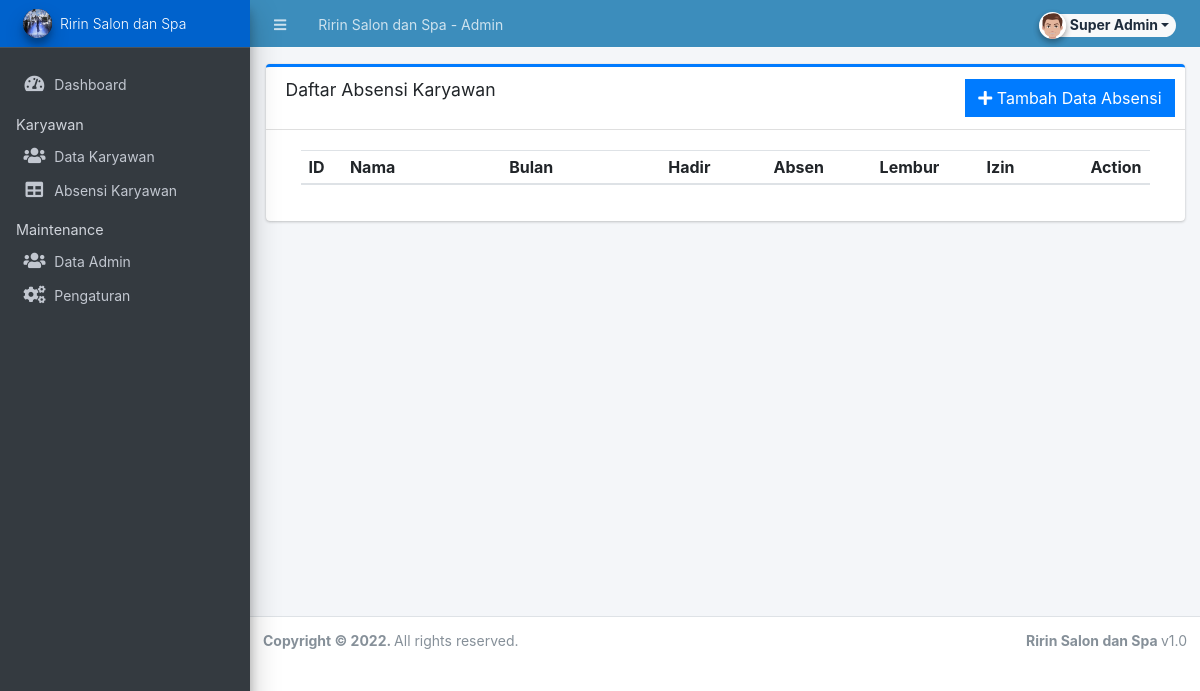
Before: /admin/?page=absensi/absensi (signed in) with the older database file.
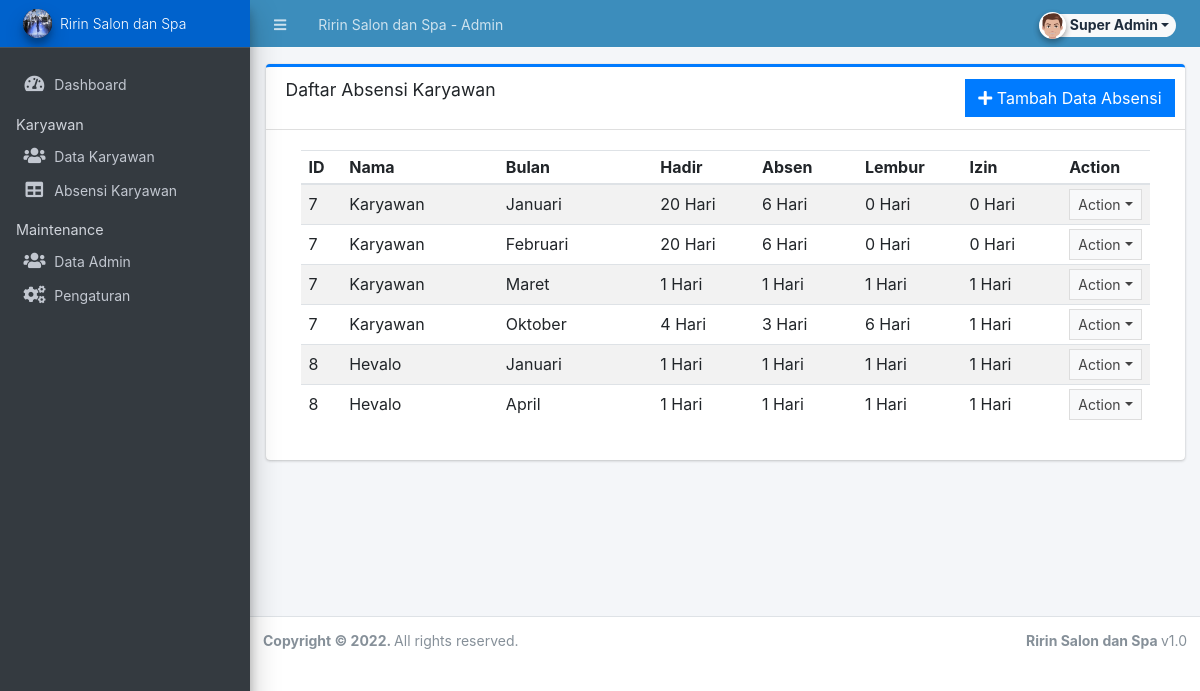
After: the same page with the newer database file.
### tables this page shows
CREATE TABLE `absensi` (
  `id` int(11) NOT NULL AUTO_INCREMENT,
  `id_karyawan` int(11) DEFAULT NULL,
  `bulan` varchar(50) DEFAULT NULL,
  `hadir` int(11) DEFAULT NULL,
  `absen` int(11) DEFAULT NULL,
  `lembur` int(11) DEFAULT NULL,
  `izin` int(11) DEFAULT NULL,
  PRIMARY KEY (`id`),
  KEY `absensi_ibfk_1` (`id_karyawan`),
  CONSTRAINT `absensi_ibfk_1` FOREIGN KEY (`id_karyawan`) REFERENCES `karyawan` (`id`) ON UPDATE CASCADE
);

CREATE TABLE `karyawan` (
  `id` int(11) NOT NULL AUTO_INCREMENT,
  `nama` varchar(50) DEFAULT NULL,
  `alamat` varchar(100) DEFAULT NULL,
  `nohp` varchar(15) DEFAULT NULL,
  `jabatan` int(11) DEFAULT NULL,
  `gajipokok` int(11) DEFAULT NULL,
  `tanggalmasuk` date DEFAULT NULL,
  KEY `id` (`id`)
);

### config.php (called while the page is built, shortened)
<?php
require_once('classes/DBConnection.php');
require_once('classes/SystemSettings.php');
function validate_image($file){
	if(!empty($file)){
        $ex = explode('?',$file);
        $file = $ex[0];
        $param =  isset($ex[1]) ? '?'.$ex[1]  : '';
		if(is_file(base_app.$file)){
			return base_url.$file.$param;
		}else{
			return base_url.'dist/img/no-image-available.png';
		}
	}else{
		return base_url.'dist/img/no-image-available.png';
	}
}
function isMobileDevice(){
    $aMobileUA = array(
        '/iphone/i' => 'iPhone',
        '/ipod/i' => 'iPod',
        '/ipad/i' => 'iPad',
        '/android/i' => 'Android',
        '/blackberry/i' => 'BlackBerry',
        '/webos/i' => 'Mobile'
    );
    return false;
}
?>

### classes/DBConnection.php (called while the page is built, shortened)
<?php
class DBConnection{
    private $host = DB_SERVER;
    private $username = DB_USERNAME;
    private $password = DB_PASSWORD;
    private $database = DB_NAME;
    public $conn;
    public function __construct(){
        if (!isset($this->conn)) {
            $this->conn = new mysqli($this->host, $this->username, $this->password, $this->database);
        }
    }
}
?>

### classes/SystemSettings.php (called while the page is built, shortened)
<?php
class SystemSettings extends DBConnection{
	function userdata($field = ''){
		if(!empty($field)){
			if(isset($_SESSION['userdata'][$field]))
				return $_SESSION['userdata'][$field];
			else
				return null;
		}else{
			return false;
		}
	}
	function info($field=''){
		if(!empty($field)){
			if(isset($_SESSION['system_info'][$field]))
				return $_SESSION['system_info'][$field];
			else
				return false;
		}else{
			return false;
		}
	}
}
$_settings = new SystemSettings();
?>

### admin/absensi/absensi.php (the view, shortened to what this page needs)
<div class="card card-outline card-primary">
	<div class="card-header">
		<h3 class="card-title">Daftar Absensi Karyawan</h3>
		<div class="card-tools">
		<a href="javascript:void(0)" id="create_new" class="btn btn-flat btn-primary"><span class="fas fa-plus"></span>  Tambah Data Absensi</a>
		</div>
	</div>
	<div class="card-body">
		<div class="container-fluid">
        <div class="container-fluid">
			<table class="table table-hovered table-striped">
				<colgroup>
					<col width="5%">
					<col width="20%">
					<col width="20%">
					<col width="13%">
					<col width="13%">
					<col width="13%">
					<col width="13%">
				</colgroup>
				<thead>
					<tr>
						<th>ID</th>
						<th>Nama</th>
						<th>Bulan</th>
                        <th>Hadir</th>
                        <th>Absen</th>
						<th>Lembur</th>
						<th>Izin</th>
						<th>Action</th>
					</tr>
				</thead>
				<tbody>
					<?php
						$qry = $conn->query("SELECT absensi.id,id_karyawan,nama,bulan,hadir,absen,lembur,izin FROM karyawan JOIN absensi ON karyawan.id=absensi.id_karyawan order by id_karyawan asc ");
						while($row = $qry->fetch_assoc()):
					?>
						<tr>
                            <td><?php echo $row['id_karyawan'] ?></td>
                            <td><?php echo $row['nama'] ?></td>
                            <td>
								<?php if($row['bulan'] == 1): ?>
                                    <span>Januari</span>
                                <?php elseif($row['bulan'] == 2): ?>
                                    <span>Februari</span>
									<?php elseif($row['bulan'] == 3): ?>
                                    <span>Maret</span>
									<?php elseif($row['bulan'] == 4): ?>
                                    <span>April</span>
									<?php elseif($row['bulan'] == 5): ?>
                                    <span>Mei</span>
									<?php elseif($row['bulan'] == 6): ?>
                                    <span>Juni</span>
									<?php elseif($row['bulan'] == 7): ?>
                                    <span>Juli</span>
									<?php elseif($row['bulan'] == 8): ?>
                                    <span>Agustus</span>
									<?php elseif($row['bulan'] == 9): ?>
                                    <span>September</span>
									<?php elseif($row['bulan'] == 10): ?>
                                    <span>Oktober</span>
									<?php elseif($row['bulan'] == 11): ?>
                                    <span>November</span>
                                <?php else :?>
                                    <span>Desember</span>
                                <?php endif; ?>
							</td>
							<td><?php echo $row['hadir'] ?> Hari</td>
							<td><?php echo $row['absen'] ?> Hari</td>
							<td><?php echo $row['lembur'] ?> Hari</td>
							<td><?php echo $row['izin'] ?> Hari</td>
							<td align="center">
								 <button type="button" class="btn btn-flat btn-default btn-sm dropdown-toggle dropdown-icon" data-toggle="dropdown">
				                  		Action
				                  </button>
							</td>
						</tr>
					<?php endwhile; ?>
				</tbody>
			</table>
		</div>
		</div>
	</div>
</div>

### admin/index.php (shortened to what this page needs)
<?php require_once('../config.php'); ?>
 <!DOCTYPE html>
<html lang="en" class="" style="height: auto;">
<?php require_once('inc/header.php') ?>
  <body class="sidebar-mini layout-fixed control-sidebar-slide-open layout-navbar-fixed sidebar-mini-md sidebar-mini-xs" data-new-gr-c-s-check-loaded="14.991.0" data-gr-ext-installed="" style="height: auto;">
    <div class="wrapper">
     <?php require_once('inc/topBarNav.php') ?>
     <?php require_once('inc/navigation.php') ?>
     <?php $page = isset($_GET['page']) ? $_GET['page'] : 'home';  ?>
      <div class="content-wrapper pt-3" style="min-height: 567.854px;">
        <section class="content ">
          <div class="container-fluid">
            <?php
              if(!file_exists($page.".php") && !is_dir($page)){
                  include '404.html';
              }else{
                if(is_dir($page))
                  include $page.'/index.php';
                else
                  include $page.'.php';
              }
            ?>
          </div>
        </section>
      </div>
      <?php require_once('inc/footer.php') ?>
  </body>
</html>

### admin/inc/header.php (shortened to what this page needs)
<head>
    <link rel="stylesheet" href="<?php echo base_url ?>plugins/fontawesome-free/css/all.min.css">
    <link rel="stylesheet" href="<?php echo base_url ?>plugins/tempusdominus-bootstrap-4/css/tempusdominus-bootstrap-4.min.css">
  <link rel="stylesheet" href="<?php echo base_url ?>plugins/datatables-bs4/css/dataTables.bootstrap4.min.css">
  <link rel="stylesheet" href="<?php echo base_url ?>plugins/datatables-responsive/css/responsive.bootstrap4.min.css">
  <link rel="stylesheet" href="<?php echo base_url ?>plugins/datatables-buttons/css/buttons.bootstrap4.min.css">
  <link rel="stylesheet" href="<?php echo base_url ?>plugins/select2/css/select2.min.css">
  <link rel="stylesheet" href="<?php echo base_url ?>plugins/select2-bootstrap4-theme/select2-bootstrap4.min.css">
    <link rel="stylesheet" href="<?php echo base_url ?>plugins/icheck-bootstrap/icheck-bootstrap.min.css">
    <link rel="stylesheet" href="<?php echo base_url ?>plugins/jqvmap/jqvmap.min.css">
    <link rel="stylesheet" href="<?php echo base_url ?>dist/css/adminlte.css">
    <link rel="stylesheet" href="<?php echo base_url ?>dist/css/custom.css">
    <link rel="stylesheet" href="<?php echo base_url ?>plugins/overlayScrollbars/css/OverlayScrollbars.min.css">
    <link rel="stylesheet" href="<?php echo base_url ?>plugins/daterangepicker/daterangepicker.css">
    <link rel="stylesheet" href="<?php echo base_url ?>plugins/summernote/summernote-bs4.min.css">
  <link rel="stylesheet" href="<?php echo base_url ?>plugins/sweetalert2-theme-bootstrap-4/bootstrap-4.min.css">
  </head>

### admin/inc/topBarNav.php (shortened to what this page needs)
<nav class="main-header navbar navbar-expand navbar-dark border border-light border-top-0  border-left-0 border-right-0 navbar-light text-sm bg-lightblue">
  <ul class="navbar-nav">
    <li class="nav-item">
    <a class="nav-link" data-widget="pushmenu" href="#" role="button"><i class="fas fa-bars"></i></a>
    </li>
    <li class="nav-item d-none d-sm-inline-block">
      <a href="<?php echo base_url ?>" class="nav-link"><?php echo (!isMobileDevice()) ? $_settings->info('name'):$_settings->info('short_name'); ?> - Admin</a>
    </li>
  </ul>
  <ul class="navbar-nav ml-auto">
    <li class="nav-item">
      <div class="btn-group nav-link">
            <button type="button" class="btn btn-rounded badge badge-light dropdown-toggle dropdown-icon" data-toggle="dropdown">
              <span><img src="<?php echo validate_image($_settings->userdata('avatar')) ?>" class="img-circle elevation-2 user-img" alt="User Image"></span>
              <span class="ml-3"><?php echo ucwords($_settings->userdata('nama')) ?></span>
            </button>
        </div>
    </li>
  </ul>
</nav>

### admin/inc/navigation.php (shortened to what this page needs)
<aside class="main-sidebar sidebar-dark-primary elevation-4 sidebar-no-expand">
  <a href="<?php echo base_url ?>admin" class="brand-link bg-primary text-sm">
  <img src="<?php echo validate_image($_settings->info('logo'))?>" alt="Store Logo" class="brand-image img-circle elevation-3 bg-black" style="width: 1.8rem;height: 1.8rem;max-height: unset">
  <span class="brand-text font-weight-light"><?php echo $_settings->info('short_name') ?></span>
  </a>
  <div class="sidebar os-host os-theme-light os-host-overflow os-host-overflow-y os-host-resize-disabled os-host-transition os-host-scrollbar-horizontal-hidden">
    <div class="os-content-glue" style="margin: 0px -8px; width: 249px; height: 646px;"></div>
    <div class="os-padding">
      <div class="os-viewport os-viewport-native-scrollbars-invisible" style="overflow-y: scroll;">
        <div class="os-content" style="padding: 0px 8px; height: 100%; width: 100%;">
          <nav class="mt-4">
             <ul class="nav nav-pills nav-sidebar flex-column text-sm nav-compact nav-flat nav-child-indent nav-collapse-hide-child" data-widget="treeview" role="menu" data-accordion="false">
              <li class="nav-item dropdown">
                <a href="./" class="nav-link nav-home">
                  <i class="nav-icon fas fa-tachometer-alt"></i>
                  <p>
                    Dashboard
                  </p>
                </a>
              </li>
              <li class="nav-header">Karyawan</li>
              <li class="nav-item">
                <a href="<?php echo base_url ?>admin/?page=karyawan/karyawan" class="nav-link nav-karyawan_karyawan">
                  <i class="nav-icon fas fa-users"></i>
                  <p>
                    Data Karyawan
                  </p>
                </a>
              </li>
              <li class="nav-item">
                <a href="<?php echo base_url ?>admin/?page=absensi/absensi" class="nav-link nav-stocks">
                  <i class="nav-icon fas fa-table"></i>
                  <p>
                    Absensi Karyawan
                  </p>
                </a>
              </li>
              <li class="nav-header">Maintenance</li>
              <li class="nav-item dropdown">
                <a href="<?php echo base_url ?>admin/?page=user/list" class="nav-link nav-user_list">
                  <i class="nav-icon fas fa-users"></i>
                  <p>
                    Data Admin
                  </p>
                </a>
              </li>
              <li class="nav-item dropdown">
                <a href="<?php echo base_url ?>admin/?page=system_info" class="nav-link nav-system_info">
                  <i class="nav-icon fas fa-cogs"></i>
                  <p>
                    Pengaturan
                  </p>
                </a>
              </li>
              <?php endif; ?>
            </ul>
          </nav>
        </div>
      </div>
    </div>
  </div>
</aside>

### admin/inc/footer.php (shortened to what this page needs)
<footer class="main-footer text-sm">
        <strong>Copyright © <?php echo date('Y') ?>.
        </strong>
        All rights reserved.
        <div class="float-right d-none d-sm-inline-block">
          <b><?php echo $_settings->info('short_name') ?> </b> v1.0
        </div>
      </footer>
    </div>

### admin/inc/topBarNav.php (style rules this page uses)
.user-img { position: absolute; height: 27px; width: 27px; object-fit: cover; left: -7%; top: -12%; }
.btn-rounded { border-radius: 50px; }

Changed rows visible on the page:
added absensi: id_karyawan "7", id_karyawan.nama "Karyawan", bulan "Januari", hadir "20", absen "6", lembur "0", izin "0"
added absensi: id_karyawan "7", id_karyawan.nama "Karyawan", bulan "Februari", hadir "20", absen "6", lembur "0", izin "0"
added absensi: id_karyawan "7", id_karyawan.nama "Karyawan", bulan "Maret", hadir "1", absen "1", lembur "1", izin "1"
added absensi: id_karyawan "7", id_karyawan.nama "Karyawan", bulan "Oktober", hadir "4", absen "3", lembur "6", izin "1"
added absensi: id_karyawan "8", id_karyawan.nama "Hevalo", bulan "Januari", hadir "1", absen "1", lembur "1", izin "1"
added absensi: id_karyawan "8", id_karyawan.nama "Hevalo", bulan "April", hadir "1", absen "1", lembur "1", izin "1"
